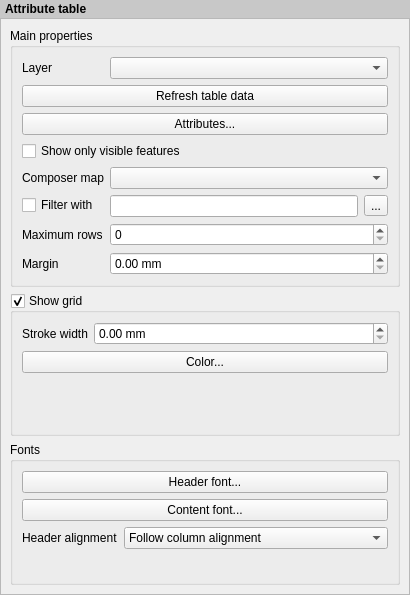
<?xml version="1.0" encoding="UTF-8"?>
<ui version="4.0">
 <class>QgsComposerTableWidgetBase</class>
 <widget class="QWidget" name="QgsComposerTableWidgetBase">
  <property name="geometry">
   <rect>
    <x>0</x>
    <y>0</y>
    <width>410</width>
    <height>595</height>
   </rect>
  </property>
  <property name="windowTitle">
   <string>Attribute Table</string>
  </property>
  <layout class="QVBoxLayout" name="verticalLayout">
   <property name="spacing">
    <number>0</number>
   </property>
   <property name="leftMargin">
    <number>0</number>
   </property>
   <property name="topMargin">
    <number>0</number>
   </property>
   <property name="rightMargin">
    <number>0</number>
   </property>
   <property name="bottomMargin">
    <number>0</number>
   </property>
   <item>
    <widget class="QLabel" name="label">
     <property name="sizePolicy">
      <sizepolicy hsizetype="Preferred" vsizetype="Maximum">
       <horstretch>0</horstretch>
       <verstretch>0</verstretch>
      </sizepolicy>
     </property>
     <property name="styleSheet">
      <string notr="true">padding: 2px; font-weight: bold; background-color: rgb(200, 200, 200);</string>
     </property>
     <property name="text">
      <string>Attribute table</string>
     </property>
    </widget>
   </item>
   <item>
    <widget class="QScrollArea" name="scrollArea">
     <property name="widgetResizable">
      <bool>true</bool>
     </property>
     <widget class="QWidget" name="scrollAreaWidgetContents">
      <property name="geometry">
       <rect>
        <x>0</x>
        <y>0</y>
        <width>408</width>
        <height>576</height>
       </rect>
      </property>
      <layout class="QVBoxLayout" name="mainLayout">
       <item>
        <widget class="QgsCollapsibleGroupBoxBasic" name="groupBox">
         <property name="title">
          <string>Main properties</string>
         </property>
         <property name="syncGroup" stdset="0">
          <string notr="true">composeritem</string>
         </property>
         <property name="collapsed" stdset="0">
          <bool>false</bool>
         </property>
         <layout class="QFormLayout" name="formLayout">
          <property name="fieldGrowthPolicy">
           <enum>QFormLayout::AllNonFixedFieldsGrow</enum>
          </property>
          <item row="0" column="0">
           <widget class="QLabel" name="mLayerLabel">
            <property name="text">
             <string>Layer</string>
            </property>
            <property name="wordWrap">
             <bool>true</bool>
            </property>
           </widget>
          </item>
          <item row="0" column="1">
           <widget class="QgsMapLayerComboBox" name="mLayerComboBox">
            <property name="sizePolicy">
             <sizepolicy hsizetype="Expanding" vsizetype="Fixed">
              <horstretch>0</horstretch>
              <verstretch>0</verstretch>
             </sizepolicy>
            </property>
           </widget>
          </item>
          <item row="1" column="0" colspan="2">
           <widget class="QPushButton" name="mRefreshPushButton">
            <property name="text">
             <string>Refresh table data</string>
            </property>
           </widget>
          </item>
          <item row="2" column="0" colspan="2">
           <widget class="QPushButton" name="mAttributesPushButton">
            <property name="text">
             <string>Attributes...</string>
            </property>
           </widget>
          </item>
          <item row="3" column="0" colspan="2">
           <widget class="QCheckBox" name="mShowOnlyVisibleFeaturesCheckBox">
            <property name="text">
             <string>Show only visible features</string>
            </property>
           </widget>
          </item>
          <item row="4" column="0">
           <widget class="QLabel" name="mComposerMapLabel">
            <property name="text">
             <string>Composer map</string>
            </property>
            <property name="wordWrap">
             <bool>true</bool>
            </property>
            <property name="buddy">
             <cstring>mComposerMapComboBox</cstring>
            </property>
           </widget>
          </item>
          <item row="4" column="1">
           <widget class="QComboBox" name="mComposerMapComboBox"/>
          </item>
          <item row="5" column="0">
           <widget class="QCheckBox" name="mFeatureFilterCheckBox">
            <property name="text">
             <string>Filter with</string>
            </property>
           </widget>
          </item>
          <item row="5" column="1">
           <layout class="QHBoxLayout" name="horizontalLayout">
            <item>
             <widget class="QLineEdit" name="mFeatureFilterEdit"/>
            </item>
            <item>
             <widget class="QToolButton" name="mFeatureFilterButton">
              <property name="text">
               <string>...</string>
              </property>
              <property name="icon">
               <iconset resource="../../images/images.qrc">
                <normaloff>:/images/themes/default/mIconExpression.svg</normaloff>:/images/themes/default/mIconExpression.svg</iconset>
              </property>
             </widget>
            </item>
           </layout>
          </item>
          <item row="6" column="0">
           <widget class="QLabel" name="mMaxNumFeaturesLabel">
            <property name="text">
             <string>Maximum rows</string>
            </property>
            <property name="wordWrap">
             <bool>true</bool>
            </property>
            <property name="buddy">
             <cstring>mMaximumColumnsSpinBox</cstring>
            </property>
           </widget>
          </item>
          <item row="6" column="1">
           <widget class="QSpinBox" name="mMaximumColumnsSpinBox">
            <property name="maximum">
             <number>999</number>
            </property>
           </widget>
          </item>
          <item row="7" column="0">
           <widget class="QLabel" name="mMarginLabel">
            <property name="text">
             <string>Margin</string>
            </property>
            <property name="wordWrap">
             <bool>true</bool>
            </property>
            <property name="buddy">
             <cstring>mMarginSpinBox</cstring>
            </property>
           </widget>
          </item>
          <item row="7" column="1">
           <widget class="QDoubleSpinBox" name="mMarginSpinBox">
            <property name="suffix">
             <string> mm</string>
            </property>
           </widget>
          </item>
         </layout>
        </widget>
       </item>
       <item>
        <widget class="QgsCollapsibleGroupBoxBasic" name="mShowGridGroupCheckBox">
         <property name="title">
          <string>Show grid</string>
         </property>
         <property name="checkable">
          <bool>true</bool>
         </property>
         <property name="syncGroup" stdset="0">
          <string notr="true">composeritem</string>
         </property>
         <property name="collapsed" stdset="0">
          <bool>false</bool>
         </property>
         <layout class="QFormLayout" name="formLayout_3">
          <property name="fieldGrowthPolicy">
           <enum>QFormLayout::AllNonFixedFieldsGrow</enum>
          </property>
          <property name="labelAlignment">
           <set>Qt::AlignLeading|Qt::AlignLeft|Qt::AlignVCenter</set>
          </property>
          <item row="0" column="0">
           <widget class="QLabel" name="mGridStrokeWidthLabel">
            <property name="text">
             <string>Stroke width</string>
            </property>
            <property name="wordWrap">
             <bool>true</bool>
            </property>
            <property name="buddy">
             <cstring>mGridStrokeWidthSpinBox</cstring>
            </property>
           </widget>
          </item>
          <item row="0" column="1">
           <widget class="QDoubleSpinBox" name="mGridStrokeWidthSpinBox">
            <property name="suffix">
             <string> mm</string>
            </property>
           </widget>
          </item>
          <item row="1" column="0" colspan="2">
           <widget class="QgsColorButton" name="mGridColorButton">
            <property name="text">
             <string>Color...</string>
            </property>
           </widget>
          </item>
         </layout>
        </widget>
       </item>
       <item>
        <widget class="QgsCollapsibleGroupBoxBasic" name="groupBox_3">
         <property name="title">
          <string>Fonts</string>
         </property>
         <property name="syncGroup" stdset="0">
          <string notr="true">composeritem</string>
         </property>
         <property name="collapsed" stdset="0">
          <bool>false</bool>
         </property>
         <layout class="QFormLayout" name="formLayout_2">
          <item row="0" column="0" colspan="2">
           <widget class="QPushButton" name="mHeaderFontPushButton">
            <property name="text">
             <string>Header font...</string>
            </property>
           </widget>
          </item>
          <item row="1" column="0" colspan="2">
           <widget class="QPushButton" name="mContentFontPushButton">
            <property name="text">
             <string>Content font...</string>
            </property>
           </widget>
          </item>
          <item row="2" column="0">
           <widget class="QLabel" name="label_2">
            <property name="text">
             <string>Header alignment</string>
            </property>
           </widget>
          </item>
          <item row="2" column="1">
           <widget class="QComboBox" name="mHeaderHAlignmentComboBox">
            <property name="sizePolicy">
             <sizepolicy hsizetype="Expanding" vsizetype="Fixed">
              <horstretch>0</horstretch>
              <verstretch>0</verstretch>
             </sizepolicy>
            </property>
            <item>
             <property name="text">
              <string>Follow column alignment</string>
             </property>
            </item>
            <item>
             <property name="text">
              <string>Left</string>
             </property>
            </item>
            <item>
             <property name="text">
              <string>Center</string>
             </property>
            </item>
            <item>
             <property name="text">
              <string>Right</string>
             </property>
            </item>
           </widget>
          </item>
         </layout>
        </widget>
       </item>
      </layout>
     </widget>
    </widget>
   </item>
  </layout>
 </widget>
 <customwidgets>
  <customwidget>
   <class>QgsCollapsibleGroupBoxBasic</class>
   <extends>QGroupBox</extends>
   <header>qgscollapsiblegroupbox.h</header>
   <container>1</container>
  </customwidget>
  <customwidget>
   <class>QgsMapLayerComboBox</class>
   <extends>QComboBox</extends>
   <header location="global">qgsmaplayercombobox.h</header>
  </customwidget>
  <customwidget>
   <class>QgsColorButton</class>
   <extends>QPushButton</extends>
   <header>qgscolorbutton.h</header>
  </customwidget>
 </customwidgets>
 <resources>
  <include location="../../images/images.qrc"/>
 </resources>
 <connections/>
</ui>
